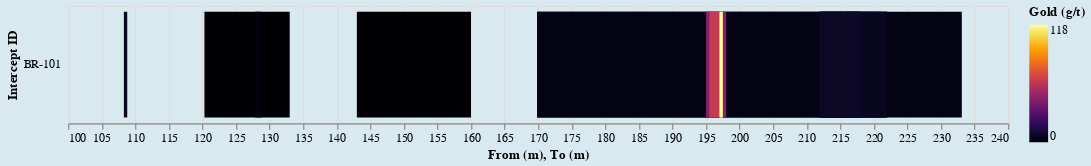

This figure's notebook cell:
### Markdown cell above
At first it may seem like the correct interpretation of these intervals is to imagine them intervals stacked on top of one another, but this is very misleading. We can easily visualize this to see the error:

### Code cell
import altair as alt

y_axis = alt.Axis(
    title='Intercept ID',
    offset=5,
    ticks=False,
    domain=False
)

alt.Chart(dh_101).mark_bar().encode(
    alt.X('From (m):Q',
        scale=alt.Scale(zero=False)),
    x2='To (m):Q',
    y=alt.Y('Drill Hole:N', axis=y_axis),
    color=alt.Color('Gold (g/t):Q', scale=alt.Scale(scheme="inferno")),
    tooltip=[
        alt.Tooltip('Width (m):Q', title='Width'),
        alt.Tooltip('Gold (g/t):Q', title='Gold Grade')
    ]
).properties(width=800, height=100).configure(background='#D9E9F0')

### Figure 1 — Vega-Lite specification as saved in the notebook (floating-point values rounded to 4 significant figures)
{"config": {"view": {"continuousWidth": 400, "continuousHeight": 300}, "background": "#D9E9F0"}, "data": {"name": "data-79954e75b9e39f2509a97836bd76bb3c"}, "mark": "bar", "encoding": {"color": {"type": "quantitative", "field": "Gold (g/t)", "scale": {"scheme": "inferno"}}, "tooltip": [{"type": "quantitative", "field": "Width (m)", "title": "Width"}, {"type": "quantitative", "field": "Gold (g/t)", "title": "Gold Grade"}], "x": {"type": "quantitative", "field": "From (m)", "scale": {"zero": false}}, "x2": {"field": "To (m)"}, "y": {"type": "nominal", "axis": {"domain": false, "offset": 5, "ticks": false, "title": "Intercept ID"}, "field": "Drill Hole"}}, "height": 100, "width": 800, "$schema": "https://vega.github.io/schema/vega-lite/v4.8.1.json", "datasets": {"data-79954e75b9e39f2509a97836bd76bb3c": [{"Drill Hole": "BR-101", "Unnamed: 1": null, "From (m)": 108.3, "To (m)": 108.8, "Width (m)": 0.5, "Gold (g/t)": 7.47, "Record": 398}, {"Drill Hole": "BR-101", "Unnamed: 1": "and", "From (m)": 120.3, "To (m)": 133.0, "Width (m)": 12.7, "Gold (g/t)": 0.51, "Record": 399}, {"Drill Hole": "BR-101", "Unnamed: 1": "including", "From (m)": 127.8, "To (m)": 128.8, "Width (m)": 1.0, "Gold (g/t)": 2.42, "Record": 400}, {"Drill Hole": "BR-101", "Unnamed: 1": "and", "From (m)": 143.0, "To (m)": 160.0, "Width (m)": 17.0, "Gold (g/t)": 0.17, "Record": 401}, {"Drill Hole": "BR-101", "Unnamed: 1": "and", "From (m)": 169.8, "To (m)": 233.1, "Width (m)": 63.25, "Gold (g/t)": 3.61, "Record": 402}, {"Drill Hole": "BR-101", "Unnamed: 1": "including", "From (m)": 169.8, "To (m)": 222.0, "Width (m)": 52.15, "Gold (g/t)": 4.24, "Record": 403}, {"Drill Hole": "BR-101", "Unnamed: 1": "and including", "From (m)": 195.0, "To (m)": 198.0, "Width (m)": 3.0, "Gold (g/t)": 42.7, "Record": 404}, {"Drill Hole": "BR-101", "Unnamed: 1": "and including", "From (m)": 195.5, "To (m)": 197.5, "Width (m)": 2.0, "Gold (g/t)": 61.73, "Record": 405}, {"Drill Hole": "BR-101", "Unnamed: 1": "and including", "From (m)": 197.0, "To (m)": 197.5, "Width (m)": 0.5, "Gold (g/t)": 118.0, "Record": 406}, {"Drill Hole": "BR-101", "Unnamed: 1": "and including", "From (m)": 211.9, "To (m)": 222.0, "Width (m)": 10.1, "Gold (g/t)": 5.91, "Record": 407}, {"Drill Hole": "BR-101", "Unnamed: 1": "and including", "From (m)": 211.9, "To (m)": 221.0, "Width (m)": 9.1, "Gold (g/t)": 6.5, "Record": 408}, {"Drill Hole": "BR-101", "Unnamed: 1": "and including", "From (m)": 211.9, "To (m)": 217.0, "Width (m)": 5.1, "Gold (g/t)": 7.68, "Record": 409}, {"Drill Hole": "BR-101", "Unnamed: 1": "and including", "From (m)": 212.4, "To (m)": 218.0, "Width (m)": 5.55, "Gold (g/t)": 7.82, "Record": 410}, {"Drill Hole": "BR-101", "Unnamed: 1": "and including", "From (m)": 216.0, "To (m)": 218.0, "Width (m)": 2.0, "Gold (g/t)": 8.21, "Record": 411}]}}
